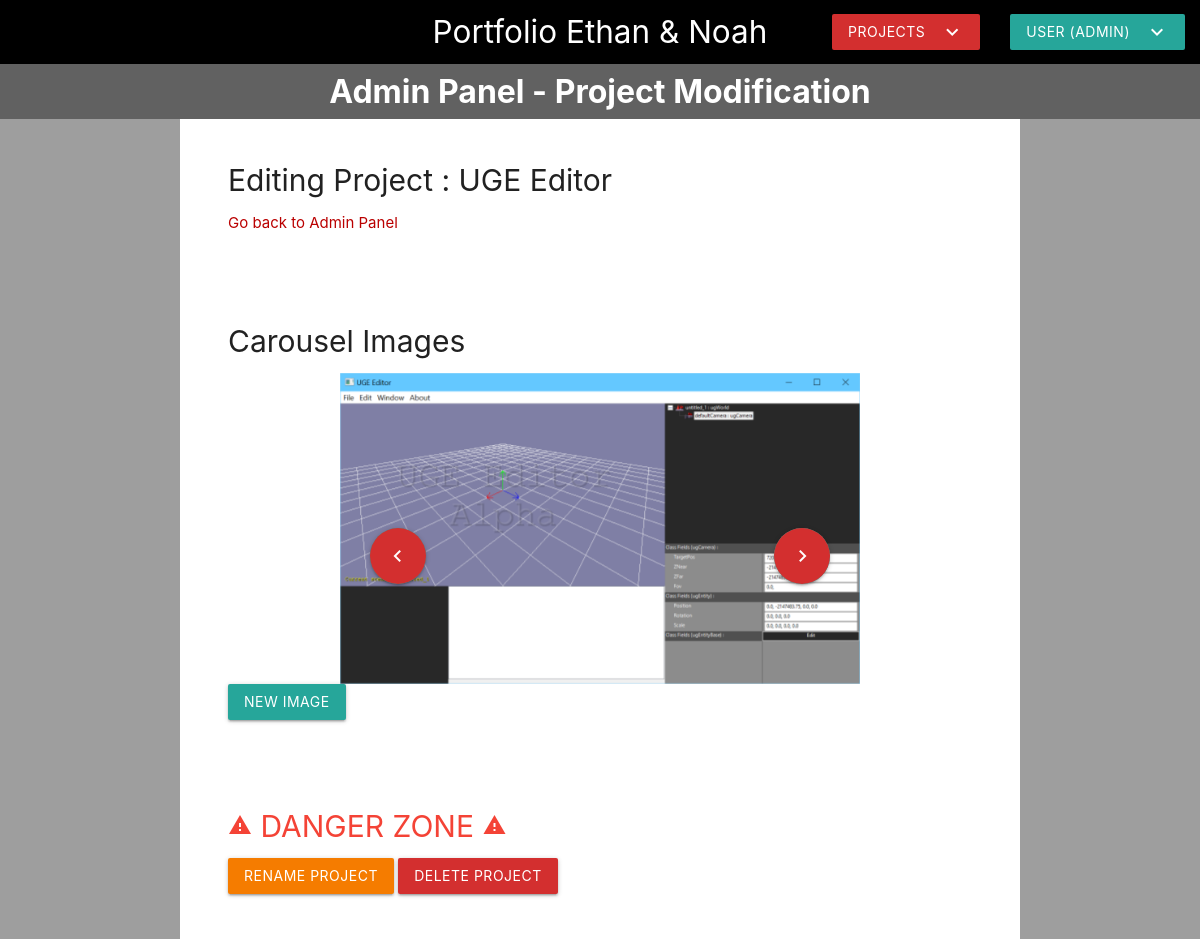
/admin-modif-project.php?pr=ug-editor (signed in), run on the app's committed database.
### tables this page shows
CREATE TABLE IF NOT EXISTS `projects` (
  `id` varchar(32) NOT NULL,
  `name` varchar(64) NOT NULL,
  PRIMARY KEY (`id`)
);

CREATE TABLE IF NOT EXISTS `project_images` (
  `id` int(11) NOT NULL AUTO_INCREMENT,
  `project_id` varchar(32) NOT NULL,
  `path` varchar(64) NOT NULL,
  `description` text NOT NULL,
  `placement` int(11) NOT NULL DEFAULT '0',
  PRIMARY KEY (`id`)
);

### php/functions.php (called while the page is built, shortened)
<?php
	function createPDO()
	{
		$pdo = new PDO(
			'mysql:host=localhost;dbname=projet5-db;',
			'root',
			'',
			array(PDO::MYSQL_ATTR_INIT_COMMAND => 'SET NAMES utf8')
		);
		$pdo->setAttribute(PDO::ATTR_ERRMODE, PDO::ERRMODE_WARNING);
		return $pdo;
	}
	function executeSQL($pdo, $request, $data)
	{
		$pre = $pdo->prepare($request);
		$pre->execute($data);
		return $pre->fetchAll(PDO::FETCH_ASSOC);
	}
	function getProjectById($id)
	{
		$pdo = createPDO();
		return executeSQL($pdo, "SELECT * FROM projects WHERE id = :id", array( ":id" => $id ));
	}
	function getProjectCarouselImages($id)
	{
		$pdo = createPDO();
		return executeSQL($pdo, "SELECT * FROM project_images WHERE project_id = :id ORDER BY placement", array( ":id" => $id ));
	}
?>

### admin-modif-project.php (the view, shortened to what this page needs)
<?php
	require_once "php/functions.php";
?>
<!DOCTYPE html>
<html lang="en">
	<head>
		<link type="text/css" rel="stylesheet" href="css/materialize.css" media="screen,projection" />
		<link rel="stylesheet" href="css/style.css" />
		<link rel="stylesheet" href="https://cdnjs.cloudflare.com/ajax/libs/font-awesome/4.7.0/css/font-awesome.min.css" />
	</head>
	<body class="grey">
		<?php
			require "php/menu.php";
		?>
		<div class="title-block">
			<h1 class="grey darken-2 center white-text">Admin Panel - Project Modification</h1>
		</div>
		<div class="container white" id="admin-container">
			<?php
				require_once "php/functions.php";
				$projectId = $_GET["pr"];
				$project = getProjectById($projectId);
				$project_exists = (sizeof($project) != 0);
			?>
			<div class="section">
				<h2>Editing Project : <?php if ($project_exists) echo $project[0]["name"]; else echo "Unknown"; ?></h2>
				<a href="admin-panel.php">Go back to Admin Panel</a>
			</div>
			<?php if ($project_exists) { ?>
			<div class="section">
				<h3>Carousel Images</h3>
				<div class="container">
					<div class="carousel carousel-slider">
						<div class="carousel-fixed-item center carousel-arrow-btn">
							<div class="left"><button class="btn-floating btn-large waves-effect waves-light carousel-move-prev"><i class="material-icons left white-text red darken-2">chevron_left</i></button></div>
							<div class="right"><button class="btn-floating btn-large waves-effect waves-light carousel-move-next"><i class="material-icons right white-text red darken-2">chevron_right</i></button></div>
						</div>
						<?php
							$images = getProjectCarouselImages($projectId);
							foreach ($images as $img) {
						?>
								<a class="carousel-item" href="#one!"><img src="<?php echo $img["path"] ?>" alt="<?php echo $img["description"]; ?>"></a>
						<?php
							}
						?>
					</div>
				</div>
				<a href="#" class="btn waves-effect waves-light modal-trigger">New image</a>
			</div>
			<div class="section">
				<h3 class="red-text"><i class="material-icons">warning</i> DANGER ZONE <i class="material-icons">warning</i></h3>
				<a href="#modal-rename-project" class="btn waves-effect waves-light orange darken-2 modal-trigger">Rename project</a>
				<a href="#modal-delete-project" class="btn waves-effect waves-light red darken-2 modal-trigger">Delete project</a>
			</div>
			<?php } else {
					echo "<p>Project with ID \"" . $projectId . "\" does not exist.</p>";
				}
			?>
		</div>
	</body>
</html>

### css/style.css (style rules this page uses)
h1 { margin-top: 0px; margin-bottom: 0px; }
h2, h3 { font-size: 2rem; margin-top: 0px; margin-bottom: 0px; }
.title-block h1, .title-block h2, .title-block h3 { font-weight: bold; font-size: 24pt; padding-top: 10px; padding-bottom: 10px; }
.carousel .carousel-arrow-btn { position: absolute; top: 50%; }
.carousel .carousel-arrow-btn .carousel-move-prev { left: 2em; }
.carousel .carousel-arrow-btn .carousel-move-next { right: 2em; }
#admin-container { padding: 0px 4%; min-height: 100vh; }
#admin-container .section { padding: 3rem 0px; }
#admin-container .section h2, #admin-container .section h3 { padding-bottom: 1rem; }

### data on the page
projects: name "UGE Editor"
project_images: path (picture)

### other printed values
$_SESSION["user"]["name"] "ADMIN"
